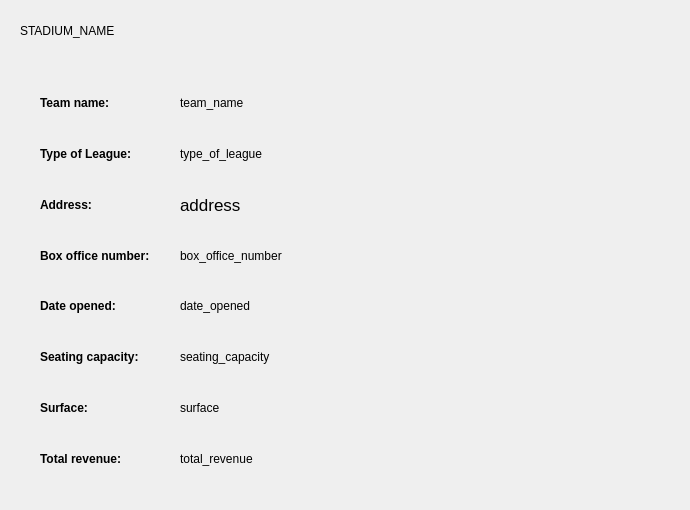
    <widget class="QWidget" name="viewSingleStadiumPage">
     <widget class="QLabel" name="singleStadiumNameLabel">
      <property name="geometry">
       <rect>
        <x>20</x>
        <y>10</y>
        <width>661</width>
        <height>41</height>
       </rect>
      </property>
      <property name="styleSheet">
       <string notr="true">font: 25 30pt &quot;Gill Sans&quot;, &quot;Gill Sans MT Condensed&quot;;</string>
      </property>
      <property name="text">
       <string>STADIUM_NAME</string>
      </property>
     </widget>
     <widget class="QFrame" name="singleStadiumInfo">
      <property name="geometry">
       <rect>
        <x>20</x>
        <y>70</y>
        <width>451</width>
        <height>431</height>
       </rect>
      </property>
      <property name="styleSheet">
       <string notr="true">border: none;</string>
      </property>
      <property name="frameShape">
       <enum>QFrame::StyledPanel</enum>
      </property>
      <property name="frameShadow">
       <enum>QFrame::Raised</enum>
      </property>
      <widget class="QWidget" name="verticalLayoutWidget">
       <property name="geometry">
        <rect>
         <x>20</x>
         <y>10</y>
         <width>131</width>
         <height>401</height>
        </rect>
       </property>
       <layout class="QVBoxLayout" name="singleStadiumLayoutLabels">
        <item>
         <widget class="QLabel" name="label_9">
          <property name="font">
           <font>
            <weight>75</weight>
            <bold>true</bold>
           </font>
          </property>
          <property name="text">
           <string>Team name:</string>
          </property>
         </widget>
        </item>
        <item>
         <widget class="QLabel" name="label_12">
          <property name="font">
           <font>
            <weight>75</weight>
            <bold>true</bold>
           </font>
          </property>
          <property name="text">
           <string>Type of League:</string>
          </property>
         </widget>
        </item>
        <item>
         <widget class="QLabel" name="label_8">
          <property name="font">
           <font>
            <weight>75</weight>
            <bold>true</bold>
           </font>
          </property>
          <property name="text">
           <string>Address:</string>
          </property>
         </widget>
        </item>
        <item>
         <widget class="QLabel" name="label_5">
          <property name="font">
           <font>
            <weight>75</weight>
            <bold>true</bold>
           </font>
          </property>
          <property name="text">
           <string>Box office number:</string>
          </property>
         </widget>
        </item>
        <item>
         <widget class="QLabel" name="label_6">
          <property name="font">
           <font>
            <weight>75</weight>
            <bold>true</bold>
           </font>
          </property>
          <property name="text">
           <string>Date opened:</string>
          </property>
         </widget>
        </item>
        <item>
         <widget class="QLabel" name="label_10">
          <property name="font">
           <font>
            <weight>75</weight>
            <bold>true</bold>
           </font>
          </property>
          <property name="text">
           <string>Seating capacity:</string>
          </property>
         </widget>
        </item>
        <item>
         <widget class="QLabel" name="label_11">
          <property name="font">
           <font>
            <weight>75</weight>
            <bold>true</bold>
           </font>
          </property>
          <property name="text">
           <string>Surface:</string>
          </property>
         </widget>
        </item>
        <item>
         <widget class="QLabel" name="totalRevenueLabel">
          <property name="font">
           <font>
            <weight>75</weight>
            <bold>true</bold>
           </font>
          </property>
          <property name="text">
           <string>Total revenue:</string>
          </property>
         </widget>
        </item>
       </layout>
      </widget>
      <widget class="QWidget" name="verticalLayoutWidget_2">
       <property name="geometry">
        <rect>
         <x>160</x>
         <y>10</y>
         <width>271</width>
         <height>401</height>
        </rect>
       </property>
       <layout class="QVBoxLayout" name="singleStadiumLayoutInfo">
        <item>
         <widget class="QLabel" name="singleStadiumTeamName">
          <property name="text">
           <string>team_name</string>
          </property>
         </widget>
        </item>
        <item>
         <widget class="QLabel" name="singleStadiumType">
          <property name="text">
           <string>type_of_league</string>
          </property>
         </widget>
        </item>
        <item>
         <widget class="QLabel" name="singleStadiumAddress">
          <property name="font">
           <font>
            <pointsize>13</pointsize>
            <kerning>true</kerning>
           </font>
          </property>
          <property name="styleSheet">
           <string notr="true"/>
          </property>
          <property name="text">
           <string>address</string>
          </property>
          <property name="wordWrap">
           <bool>false</bool>
          </property>
         </widget>
        </item>
        <item>
         <widget class="QLabel" name="singleStadiumBoxOfficeNum">
          <property name="text">
           <string>box_office_number</string>
          </property>
         </widget>
        </item>
        <item>
         <widget class="QLabel" name="singleStadiumDateOpened">
          <property name="text">
           <string>date_opened</string>
          </property>
         </widget>
        </item>
        <item>
         <widget class="QLabel" name="singleStadiumSeatingCapacity">
          <property name="text">
           <string>seating_capacity</string>
          </property>
         </widget>
        </item>
        <item>
         <widget class="QLabel" name="singleStadiumSurface">
          <property name="text">
           <string>surface</string>
          </property>
         </widget>
        </item>
        <item>
         <widget class="QLabel" name="singleStadiumTotalRevenue">
          <property name="text">
           <string>total_revenue</string>
          </property>
         </widget>
        </item>
       </layout>
      </widget>
     </widget>
    </widget>
